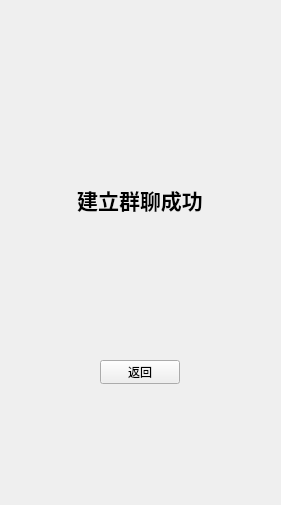
<?xml version="1.0" encoding="UTF-8"?>
<ui version="4.0">
 <class>creatSuc</class>
 <widget class="QWidget" name="creatSuc">
  <property name="geometry">
   <rect>
    <x>0</x>
    <y>0</y>
    <width>281</width>
    <height>505</height>
   </rect>
  </property>
  <property name="windowTitle">
   <string>Form</string>
  </property>
  <widget class="QLabel" name="label">
   <property name="geometry">
    <rect>
     <x>65</x>
     <y>160</y>
     <width>150</width>
     <height>81</height>
    </rect>
   </property>
   <property name="text">
    <string>&lt;html&gt;&lt;head/&gt;&lt;body&gt;&lt;p align=&quot;center&quot;&gt;&lt;span style=&quot; font-size:16pt; font-weight:700;&quot;&gt;建立群聊成功&lt;/span&gt;&lt;/p&gt;&lt;/body&gt;&lt;/html&gt;</string>
   </property>
   <property name="scaledContents">
    <bool>false</bool>
   </property>
  </widget>
  <widget class="QPushButton" name="backBtn">
   <property name="geometry">
    <rect>
     <x>100</x>
     <y>360</y>
     <width>80</width>
     <height>24</height>
    </rect>
   </property>
   <property name="text">
    <string>返回</string>
   </property>
  </widget>
 </widget>
 <resources/>
 <connections/>
</ui>
